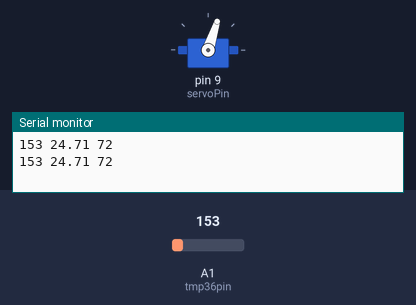
Bench run of a sketch on a simulated Arduino Uno, built with avr-gcc and run on an emulated ATmega328P. On the bench: servo, the last lines printed to the serial monitor. The test bench sets the inputs (shaded band); at power-on: A1 (tmp36pin) = 153.

Above: at 1.5 s.
1.6 s: A1 (tmp36pin) set to 154
At 3.1 s:
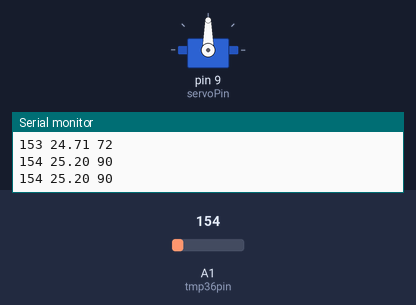
3.6 s: A1 (tmp36pin) set to 165
At 4.8 s:
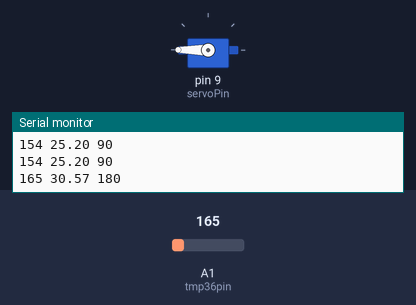
5.7 s: A1 (tmp36pin) set to 133
At 7.5 s:
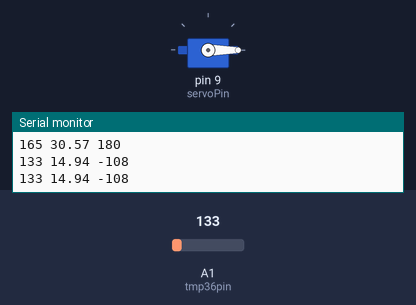
7.8 s: A1 (tmp36pin) set to 175
At 9.4 s:
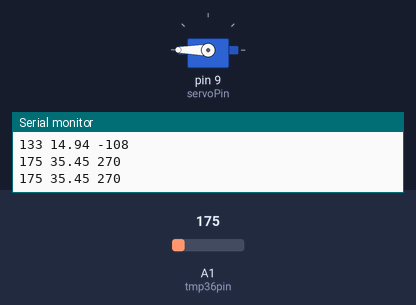
9.9 s: A1 (tmp36pin) set to 114
At 11.2 s:
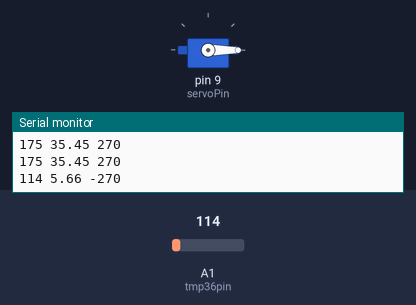
Timing chart, 0 to 12.9 s (numbered marks = the images above; inputs shaded):
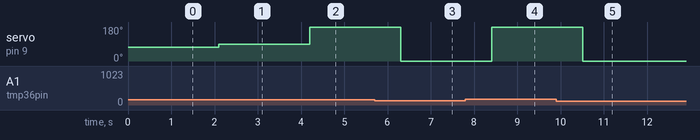

Measured:
- the behaviour switches between 153 and 154 on A1 (tmp36pin) (found by bisection; images 0 and 1)
- after the input at 1.6 s, servo on pin 9 (servoPin): 72° → 90° after 0.50 s
- after the input at 3.6 s, servo on pin 9 (servoPin): 90° → 180° after 0.61 s
- after the input at 5.7 s, servo on pin 9 (servoPin): 180° → 0° after 0.61 s
- after the input at 7.8 s, servo on pin 9 (servoPin): 0° → 180° after 0.61 s
- after the input at 9.9 s, servo on pin 9 (servoPin): 180° → 0° after 0.62 s

The sketch:

temp_servo.ino
```cpp
#include <Servo.h>

Servo myservo;  // create servo object to control a servo
const int servoPin = 9;
const int tmp36pin = A1;

void setup() {
  // put your setup code here, to run once:
  Serial.begin(9600);
  myservo.attach(servoPin);
  pinMode(tmp36pin, INPUT);

}

void loop() {
  // put your main code here, to run repeatedly:
  int adcValue = analogRead(tmp36pin);

  float voltage = (5.0/1024.0)*adcValue;      //to be edited by the student!
  float temperature = (voltage - 0.5)/(0.01);  //to be edited by the student!

  int angle = map(temperature, 20, 30, 0, 180); // scale it to use it with the servo (value between 0 and 180)
  myservo.write(angle);                       // sets the servo position according to the scaled value
  delay(200);
  Serial.print(adcValue);
  Serial.print(" ");
  Serial.print(temperature);
  Serial.print(" ");
  Serial.print(angle);
  Serial.println();
  delay(500);
}
```
